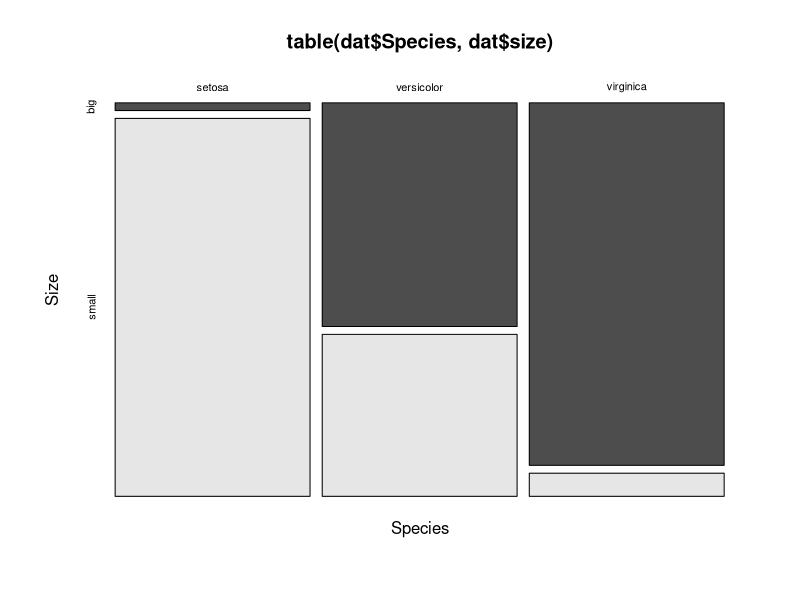
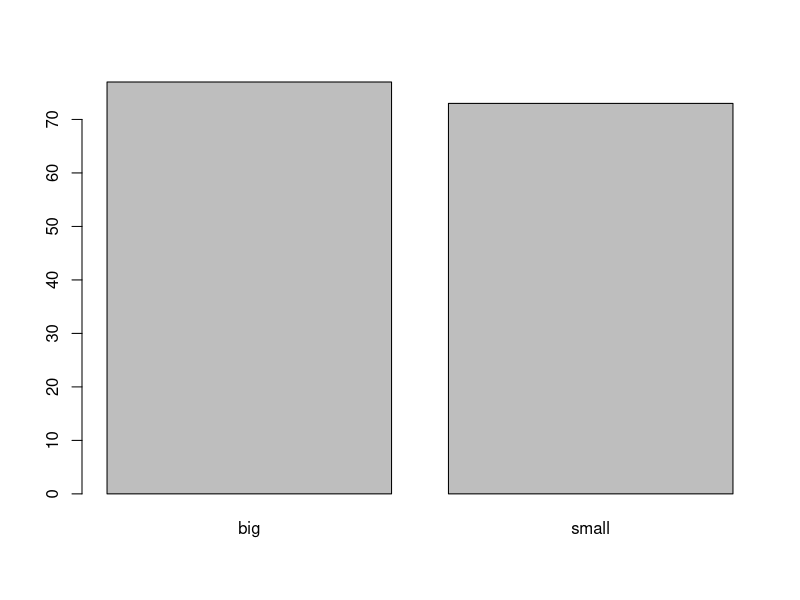
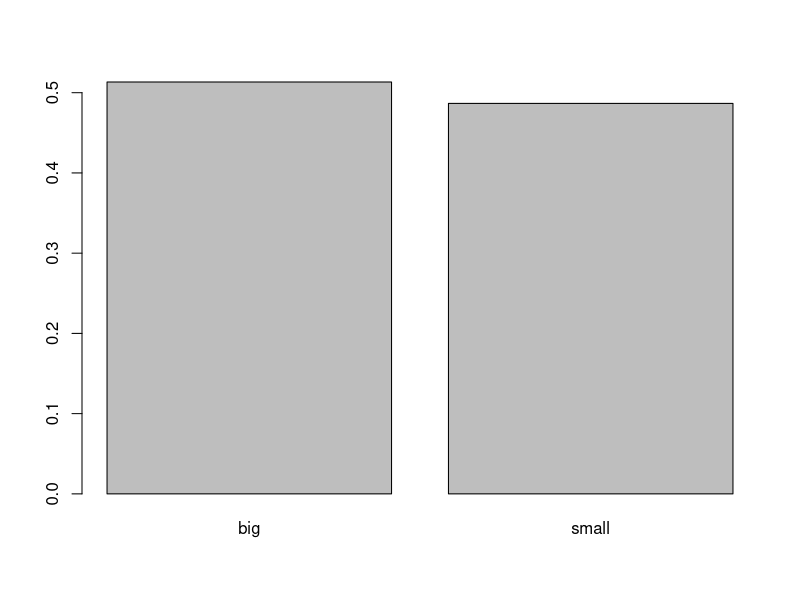
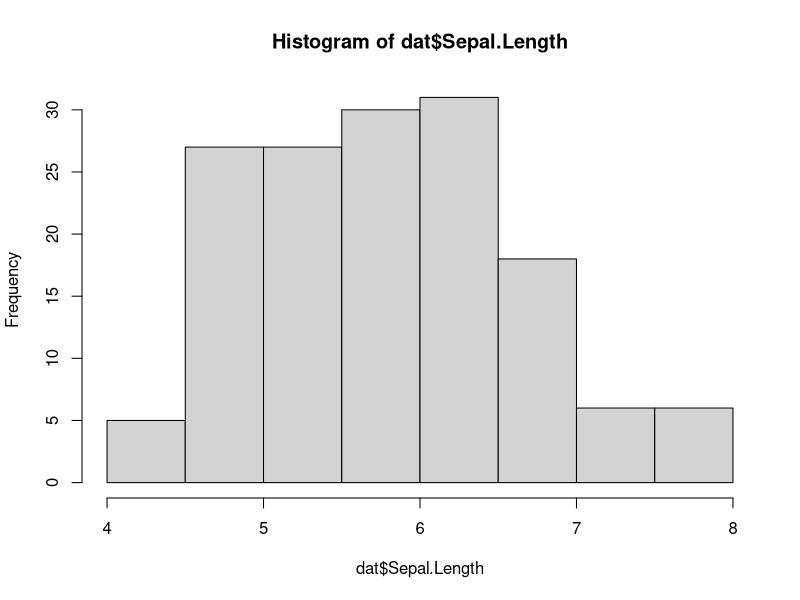
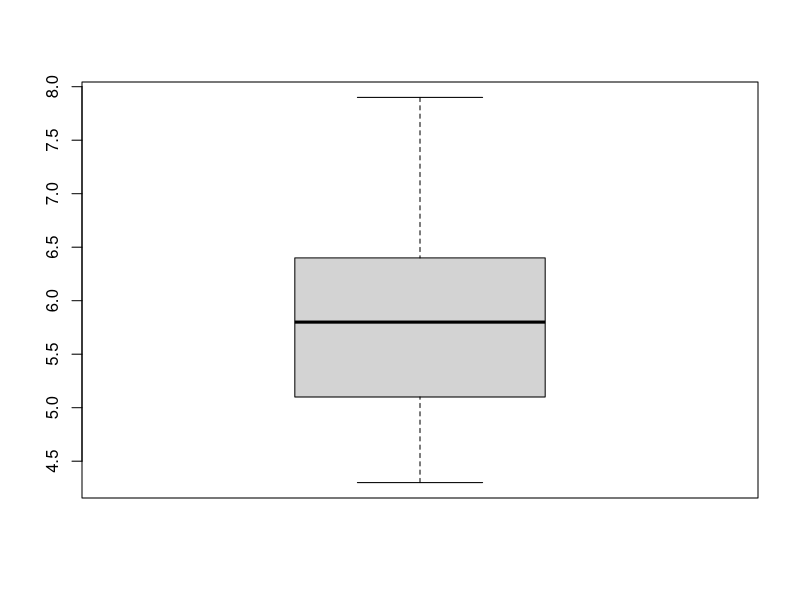
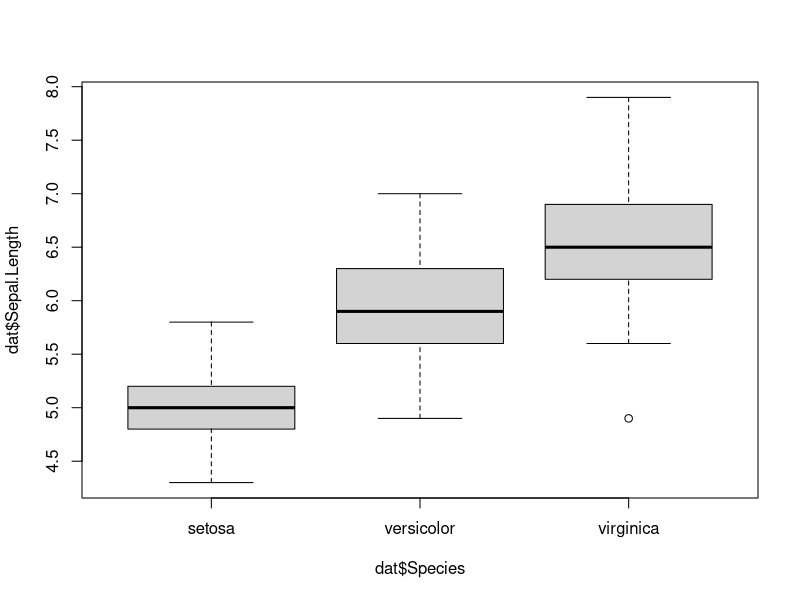
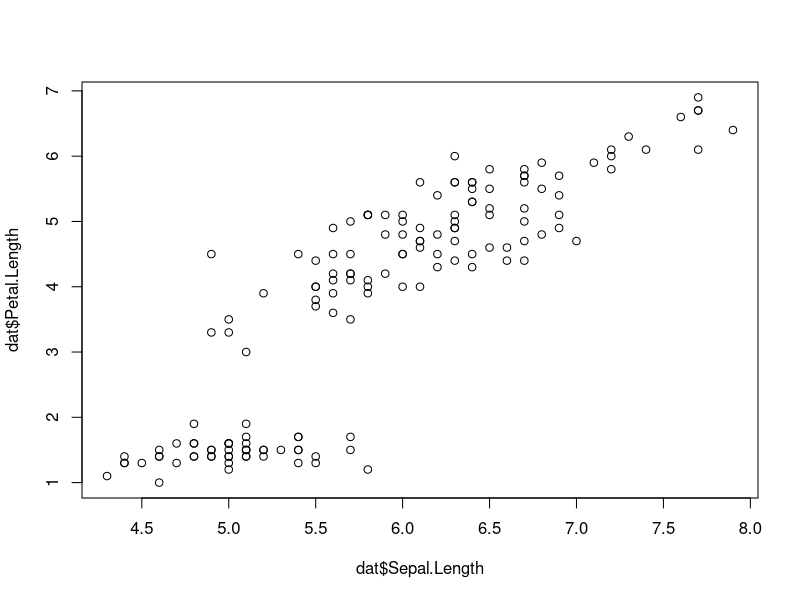
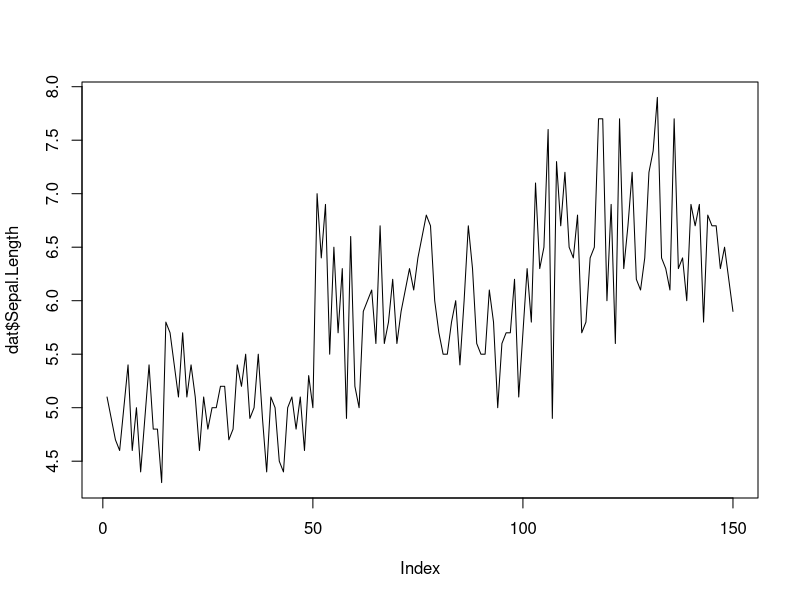

The R script that drew these images, in order:
dat <- iris # load the iris dataset and renamed it dat
head(dat) # first 6 observations
str(dat) # structure of dataset
# Minimum and maximum can be found thanks to the min() and max() functions # nolint
min(dat$Sepal.Length)
max(dat$Sepal.Length)
rng <- range(dat$Sepal.Length)
rng
rng[1] # rng = name of the object specified above
rng[2]

# The range can then be easily computed, as you have guessed, by subtracting the minimum from the maximum # nolint
max(dat$Sepal.Length) - min(dat$Sepal.Length)

# function to compute the range

range2 <- function(x) {
    range <- max(x) - min(x)
    return(range)
}

range2(dat$Sepal.Length)

# mean
mean(dat$Sepal.Length)
# median
median(dat$Sepal.Length)

# to compute quantile
quantile(dat$Sepal.Length, 0.5)

quantile(dat$Sepal.Length, 0.25) # first quartile

quantile(dat$Sepal.Length, 0.75) # third quartile

# For instance, the 4th decile or the 98th percentile
quantile(dat$Sepal.Length, 0.4) # 4th decile

quantile(dat$Sepal.Length, 0.98) # 98th percentile
# The interquartile range
IQR(dat$Sepal.Length)
# Alternative method to find IQR
quantile(dat$Sepal.Length, 0.75) - quantile(dat$Sepal.Length, 0.25)

sd(dat$Sepal.Length) # standard deviation

var(dat$Sepal.Length) # variance
# to compute the standard deviation (or variance) of multiple variables at the same time, use lapply() with the appropriate statistics as second argument #nolint
lapply(dat[, 1:4], sd)

summary(dat) # summary of dataset

by(dat, dat$Species, summary) # descriptive summary we use by()

# If you need more descriptive statistics, use stat.desc() from the package {pastecs}: #nolint
# library(pastecs)
# stat.desc(dat)

# coeficcient of covariance
sd(dat$Sepal.Length) / mean(dat$Sepal.Length)

## Mode there is no function to find the mode of a variable. so we use table() and sort() #nolint
tab <- table(dat$Sepal.Length) # number of occurrences for each unique value
sort(tab, decreasing = TRUE) # sort highest to lowest

summary(dat$Species)
# table() introduced above can also be used on two qualitative variables 
# to create a contingency table. The dataset iris has only one qualitative variable #nolint
# so we create a new qualitative variable just for this example. We create the variable size which corresponds to small #nolint
# if the length of the petal is smaller than the median of all flowers, big otherwise:#nolint
dat$size <- ifelse(dat$Sepal.Length < median(dat$Sepal.Length),
    "small", "big"
)

table(dat$size)
#a contingency table of the two variables Species and size with the table() function:#nolint
table(dat$Species, dat$size)   #nolint 

xtabs(~ dat$Species + dat$size)

prop.table(table(dat$Species, dat$size))

# percentages by row:
round(prop.table(table(dat$Species, dat$size), 1), 2) # round to 2 digits with round()

mosaicplot(table(dat$Species, dat$size),
  color = TRUE,
  xlab = "Species", # label for x-axis
  ylab = "Size" # label for y-axis
)


# library(vcd)

# mosaic(~ Species + size,
#   data = dat,
#   direction = c("v", "h")
# )


barplot(table(dat$size)) # table() is mandatory

barplot(prop.table(table(dat$size)))

hist(dat$Sepal.Length)


boxplot(dat$Sepal.Length)

boxplot(dat$Sepal.Length ~ dat$Species)

plot(dat$Sepal.Length, dat$Petal.Length)

plot(dat$Sepal.Length,
  type = "l"
) # "l" for line

# Draw points on the qq-plot:
qqnorm(dat$Sepal.Length)
# Draw the reference line:
qqline(dat$Sepal.Length)

# qqPlot(dat$Sepal.Length, groups = dat$size)

plot(density(dat$Sepal.Length))

# ctable(
#   x = dat$Species,
#   y = dat$size
# )



# ctable(
#   x = dat$Species,
#   y = dat$size,
#   prop = "t" # total proportions
# )

# ctable(
#   x = dat$Species,
#   y = dat$size,
#   prop = "n", # remove proportions
#   totals = FALSE, # remove totals
#   headings = FALSE # remove headings
# )



# ctable(
#   x = dat$Species,
#   y = dat$size,
#   chisq = TRUE, # display results of Chi-square test of independence
#   headings = FALSE # remove headings
# )

# descr(dat,
#   headings = FALSE, # remove headings
#   stats = "common" # most common descriptive statistics
# )